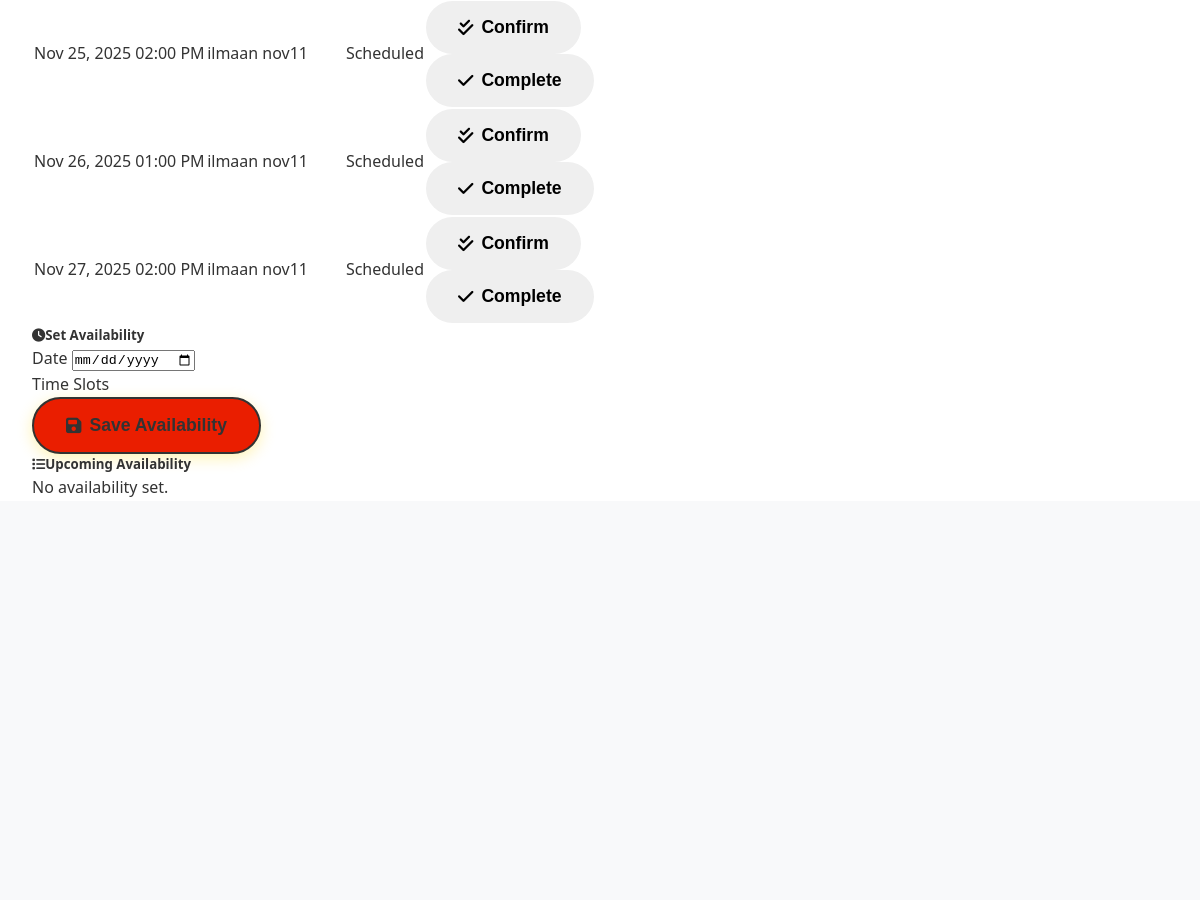
The app's page /instructor/ (signed in, middle part), older data.
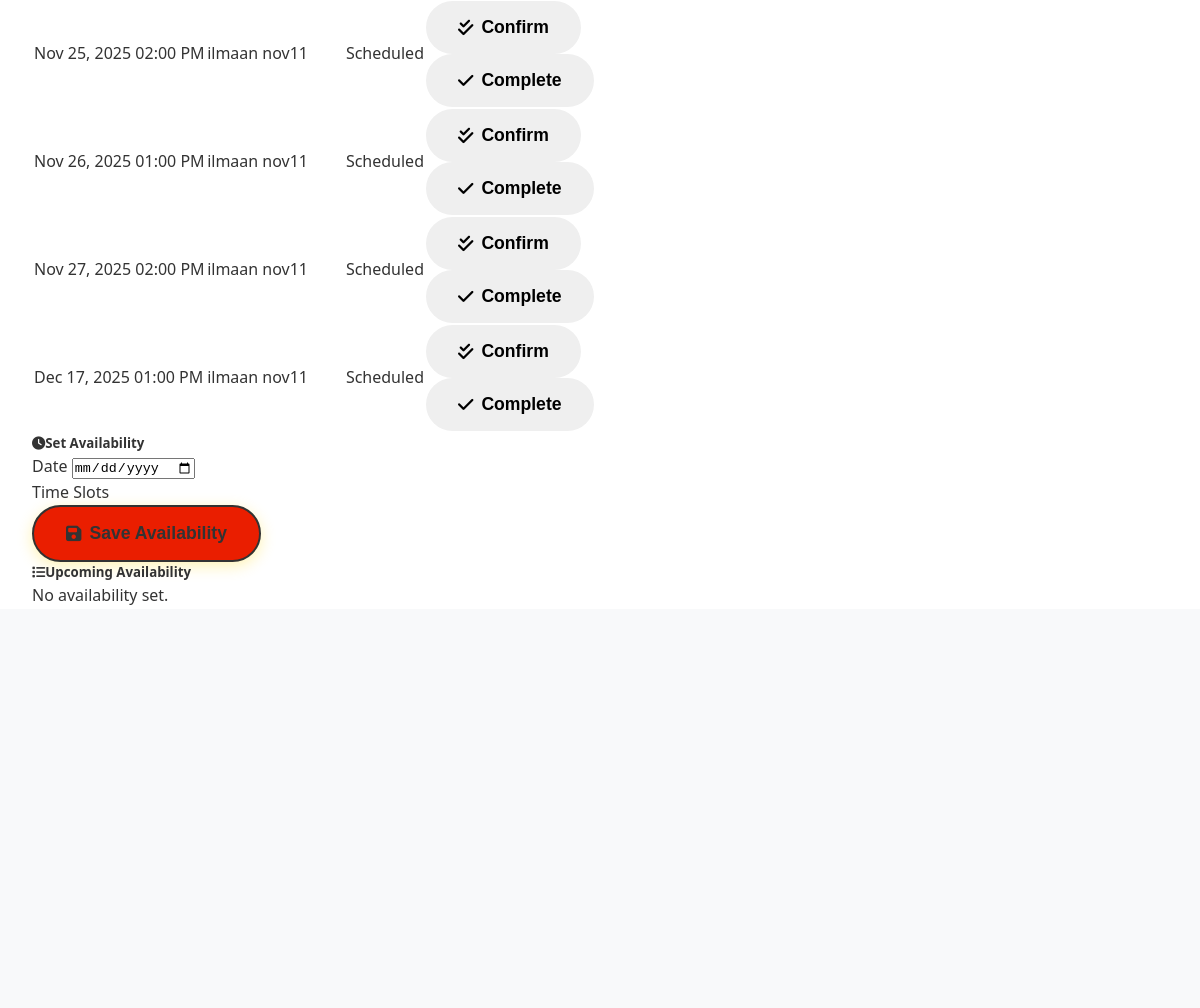
The same page, newer data.
### drivingschool/models.py (models this page shows, shortened)
class Appointment(models.Model):
    STATUS_CHOICES = [
        ('Scheduled', 'Scheduled'),
        ('Completed', 'Completed'),
        ('Cancelled', 'Cancelled'),
        ('No-show', 'No-show'),
    ]
    LESSON_TYPE_CHOICES = [
        ('beginner', 'Beginner Lesson'),
        ('intermediate', 'Intermediate Lesson'),
        ('advanced', 'Advanced Lesson'),
        ('test_prep', 'Test Preparation'),
    ]
    student = models.ForeignKey(Student, on_delete=models.CASCADE)
    instructor = models.ForeignKey(Instructor, on_delete=models.CASCADE)
    plan = models.ForeignKey(LessonPlan, on_delete=models.SET_NULL, null=True, blank=True)
    scheduled_time = models.DateTimeField()
    status = models.CharField(max_length=20, choices=STATUS_CHOICES, default='Scheduled')
    lesson_type = models.CharField(max_length=20, choices=LESSON_TYPE_CHOICES, default='beginner')
    special_requirements = models.TextField(blank=True)
    credits_used = models.IntegerField(default=1)
    notes = models.TextField(blank=True)
    duration_minutes = models.IntegerField(default=60)

class Student(models.Model):
    user = models.OneToOneField(User, on_delete=models.CASCADE)
    phone = models.CharField(max_length=15, blank=True)
    street_address = models.CharField(max_length=255, blank=True)
    city = models.CharField(max_length=100, blank=True)
    state = models.CharField(max_length=50, blank=True)
    zip_code = models.CharField(max_length=10, blank=True)
    permit_no = models.CharField(max_length=50, blank=True)
    license_status = models.CharField(max_length=50, default="Learner's Permit")
    total_credits = models.IntegerField(default=0)
    available_credits = models.IntegerField(default=0)
    documents = models.FileField(upload_to='students/docs/', null=True, blank=True)
    created_at = models.DateTimeField(auto_now_add=True)

### drivingschool/views.py (the view)
# urls.py: path('instructor/', views.instructor_portal, name='instructor_portal'),
@login_required
@user_passes_test(is_instructor)
def instructor_portal(request):
    instructor = request.user.instructor
    appointments = Appointment.objects.filter(instructor=instructor).order_by('scheduled_time')
    return render(request, 'instructor-portal.html', {
        'instructor': instructor,
        'appointments': appointments
    })

### drivingschool/views.py (called while the page is built)
def is_instructor(user):
    return hasattr(user, 'instructor')

### templates/instructor-portal.html (shortened to what this page needs)
{% extends 'base.html' %}
{% load static %}
{% block content %}
<section class="dashboard-section py-5">
  <div class="container">
    <div class="row">
      <div class="col-lg-7">
        <div class="dashboard-card p-3 mb-4">
          {% if appointments %}
          <div class="table-responsive">
            <table class="table modern-table mb-0">
              <tbody>
                {% for appt in appointments %}
                <tr>
                  <td>{{ appt.scheduled_time|date:'M d, Y h:i A' }}</td>
                  <td>{{ appt.student.user.get_full_name }}</td>
                  <td>
                    <span class="status-badge bg-{% if appt.status == 'Completed' %}success{% elif appt.status == 'Confirmed' %}info{% elif appt.status == 'Scheduled' %}primary{% elif appt.status == 'Cancelled' %}danger{% else %}secondary{% endif %}">
                      {{ appt.status }}
                    </span>
                  </td>
                  <td>
                    {% if appt.status == 'Scheduled' %}
                      <form method="post" action="{% url 'confirm_appointment' appt.id %}" class="d-inline">
                        <button type="submit" class="btn btn-sm btn-outline-info me-2">
                          <i class="fas fa-check-double me-1"></i>Confirm
                        </button>
                      </form>
                    {% endif %}
                    {% if appt.status == 'Scheduled' or appt.status == 'Confirmed' %}
                      <form method="post" action="{% url 'mark_complete' appt.id %}" class="d-inline">
                        <button type="submit" class="btn btn-sm btn-outline-success">
                          <i class="fas fa-check me-1"></i>Complete
                        </button>
                      </form>
                    {% endif %}
                  </td>
                </tr>
                {% endfor %}
              </tbody>
            </table>
          </div>
          {% else %}
            <p class="text-muted">No appointments yet.</p>
          {% endif %}
        </div>
      </div>
      <div class="col-lg-5">
        <div class="dashboard-card p-3 mb-4">
          <h5 class="mb-3"><i class="fas fa-clock me-2"></i>Set Availability</h5>
          <form method="post" action="{% url 'set_availability' %}">
            <div class="mb-3">
              <label class="form-label" for="availability_date">Date</label>
              <input type="date" class="form-control" id="availability_date" name="date" required>
            </div>
            <div class="mb-3">
              <label class="form-label">Time Slots</label>
            </div>
            <button type="submit" class="btn btn-primary">
              <i class="fas fa-save me-2"></i>Save Availability
            </button>
          </form>
        </div>
        <div class="dashboard-card p-3">
          <h5 class="mb-3"><i class="fas fa-list me-2"></i>Upcoming Availability</h5>
          {% if availabilities %}
          <ul class="list-group">
            {% for a in availabilities %}
            <li class="list-group-item d-flex justify-content-between align-items-center">
              <span>{{ a.date|date:'M d, Y' }}</span>
              <span class="text-muted">{{ a.available_slots }}</span>
            </li>
            {% endfor %}
          </ul>
          {% else %}
            <p class="text-muted">No availability set.</p>
          {% endif %}
        </div>
      </div>
    </div>
  </div>
</section>
{% endblock %}

### templates/base.html (shortened to what this page needs)
{% load static %}
<!DOCTYPE html>
<html lang="en">
<head>
  <link rel="stylesheet" href="https://cdnjs.cloudflare.com/ajax/libs/font-awesome/6.4.0/css/all.min.css"/>
  <link rel="stylesheet" href="{% static 'css/style1.css' %}"/>
</head>
<body>
    {% block content %}{% endblock %}
    {% block footer %}
    <section class="contact" id="contact">
        <div class="container">
            <div class="contact-content">
            </div>
        </div>
    </section>
    {% endblock %}
</body>
</html>

### static/css/style1.css (style rules this page uses)
* { margin: 0; padding: 0; box-sizing: border-box; }
body { font-family: 'Segoe UI', Tahoma, Geneva, Verdana, sans-serif; line-height: 1.6; color: #333; overflow-x: hidden; }
.btn { padding: 1rem 2rem; border: none; border-radius: 50px; font-size: 1.1rem; font-weight: 600; text-decoration: none; cursor: pointer; transition: all 0.3s ease; display: inline-flex; align-items: center; gap: 0.5rem; }
.btn-primary { background: linear-gradient(45deg, #ffd700, #ffed4e); background:#EA1E00; color: #333; box-shadow: 0 4px 15px rgba(255, 215, 0, 0.3); border: 2px solid; }
.container { max-width: 1200px; margin: 0 auto; padding: 0 2rem; }
.contact { padding: 6rem 0; background: #f8f9fa; }
.contact-content { display: grid; grid-template-columns: 1fr 1fr; gap: 3rem; }

Row changes from the older to the newer data that the page shows:
added Appointment: scheduled_time "Dec 17, 2025 01:00 PM", student.user.get_full_name "ilmaan nov11", status "Scheduled", shows "Confirm", shows "Complete"
